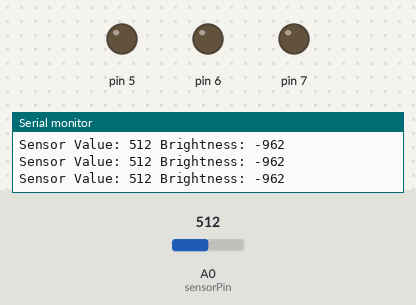
Bench run of a sketch on a simulated Arduino Uno, built with avr-gcc and run on an emulated ATmega328P. Shown: output pins drawn as LEDs (lit = HIGH), the last lines printed to the serial monitor. The test bench sets the inputs (shaded band); at power-on: A0 (sensorPin) = 512.

Above: at 1.2 s.
1.3 s: A0 (sensorPin) set to 42
2.8 s: A0 (sensorPin) set to 35
At 4.0 s:
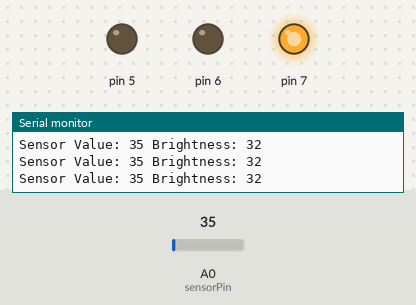
4.3 s: A0 (sensorPin) set to 15
At 5.5 s:
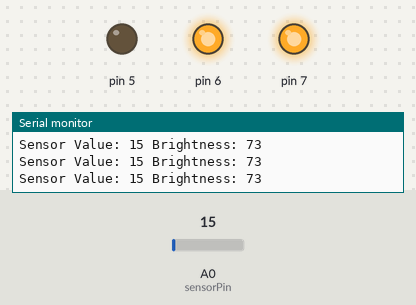
5.8 s: A0 (sensorPin) set to 0
At 7.0 s:
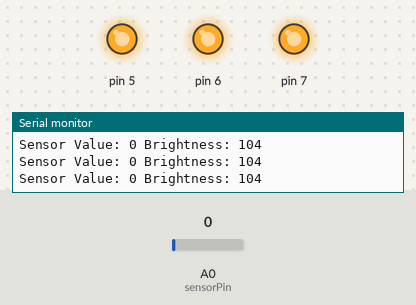
7.3 s: A0 (sensorPin) set to 18
At 8.5 s:
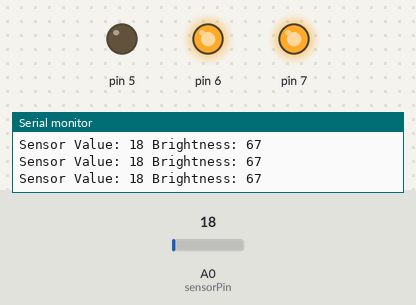
8.8 s: A0 (sensorPin) set to 60
At 10.0 s:
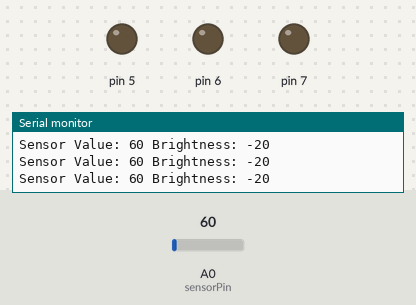
Timing chart, 0 to 11.8 s (numbered marks = the images above; inputs shaded):
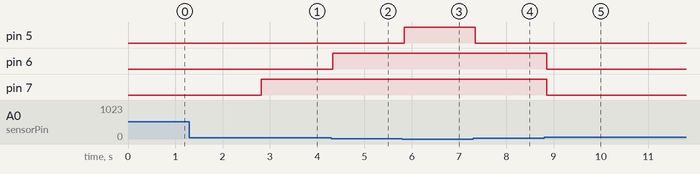

Measured:
- the behaviour switches between 39 and 38 on A0 (sensorPin) (found by bisection; images 0 and 1)
- after the input at 2.8 s, pin 7: LOW → HIGH at once
- after the input at 4.3 s, pin 6: LOW → HIGH at once
- after the input at 5.8 s, pin 5: LOW → HIGH at once
- after the input at 7.3 s, pin 5: HIGH → LOW after 0.05 s
- after the input at 8.8 s, pin 6, pin 7: HIGH → LOW after 0.06 s

The sketch:

Arduino_03_Phototransistor_Input.ino
```cpp
const int sensorPin = A0;

void setup() {
  Serial.begin(9600);

  for(int pinNumber = 5; pinNumber<8; pinNumber++){
    pinMode(pinNumber, OUTPUT);
    digitalWrite(pinNumber, LOW);
  }
}

void loop() {

  int sensorVal = analogRead(sensorPin);
  Serial.print("Sensor Value: ");
  Serial.print(sensorVal);

  int brightness = map(sensorVal, 2, 50, 100, 0);
  Serial.print(" Brightness: ");
  Serial.println(brightness);

if(brightness < 25){
  digitalWrite(7, LOW);
  digitalWrite(6, LOW);
  digitalWrite(5, LOW);
}else if(brightness >= 25 && brightness < 50){
  digitalWrite(7, HIGH);
  digitalWrite(6, LOW);
  digitalWrite(5, LOW);
}else if(brightness >= 50 && brightness < 75){
  digitalWrite(7, HIGH);
  digitalWrite(6, HIGH);
  digitalWrite(5, LOW);
}else if(brightness >= 75){
  digitalWrite(7, HIGH);
  digitalWrite(6, HIGH);
  digitalWrite(5, HIGH);
}
delay(100);
}
```
